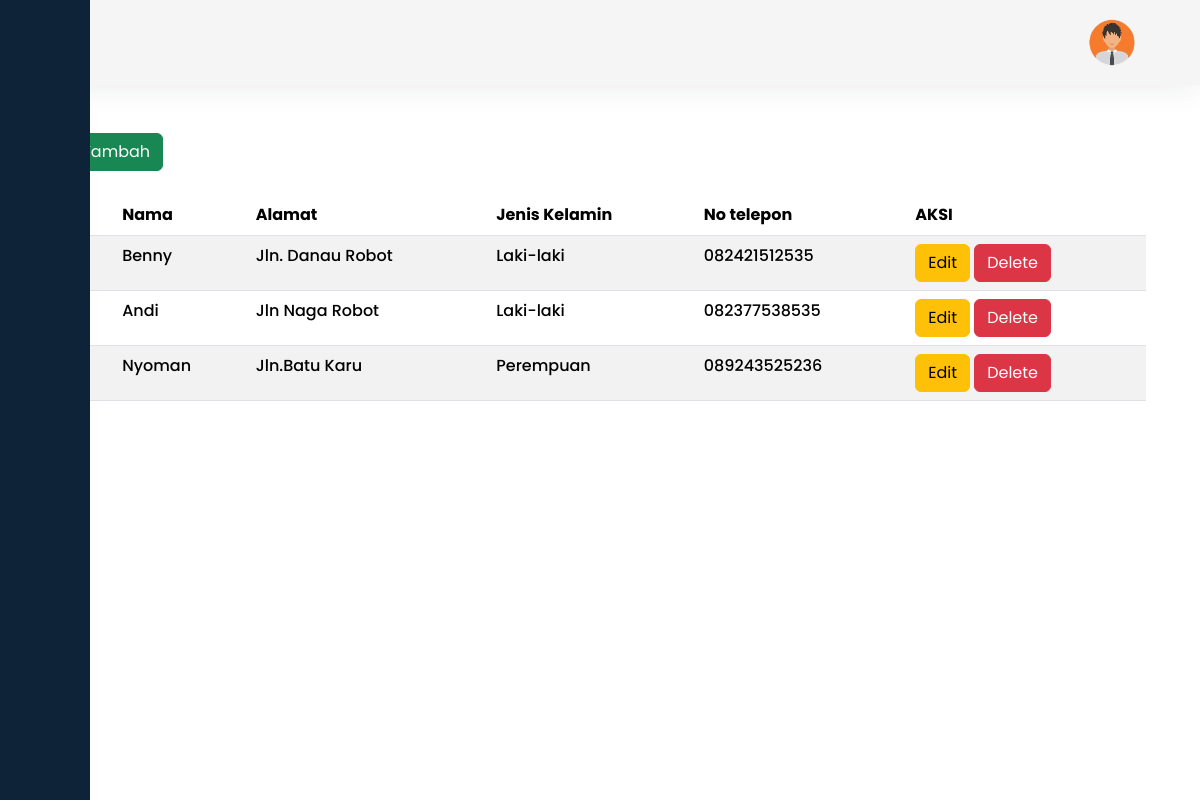
Screenshot of /dashboard.php?page=member with the database file from the repository.
### tables this page shows
CREATE TABLE `tb_member` (
  `id_member` int(11) NOT NULL,
  `nama` varchar(100) NOT NULL,
  `alamat` text NOT NULL,
  `jenis_kelamin` enum('Laki-laki','Perempuan') NOT NULL,
  `tlp` varchar(15) NOT NULL
);

### view/view_member.php (the view, shortened to what this page needs)
<body>
  <div class="container d-flex  justify-content-between">
      <a class="btn btn-success my-4" href="dashboard.php?page=tambah_member">+ Tambah</a>
  </div>
<div class="container">
    <table class="table table-striped table-hover">
        <thead>
            <tr>
                <th>No </th>
                <th>Nama </th>
                <th>Alamat</th>
                <th>Jenis Kelamin</th>
                <th>No telepon</th>
                <th colspan="2">AKSI</th>
            </tr>
        </thead>
        <tbody>
        <?php
        $no = 1;
        $data = mysqli_query($koneksi, "SELECT * FROM tb_member ");
        while($baris = mysqli_fetch_assoc($data)){
        ?>
            <tr>
                <td><?=$no++?></td>
                <td><?=$baris['nama']?></td>
                <td><?=$baris['alamat']?></td>
                <td><?=$baris['jenis_kelamin']?></td>
                <td><?=$baris['tlp']?></td>
                <td>
                    <a class="btn btn-warning" href="dashboard.php?page=edit_member&id=<?=$baris['id_member']?>">Edit</a>
                    <a class="btn btn-danger" href="./delete/delete_outlet.php?id_outlet=<?=$baris['id_member']?>">Delete</a>
                </td>
            </tr>
        <?php        }
        ?>
        </tbody>
    </table>
</div>
</body>

### style/style.css (style rules this page uses)
a { text-decoration: none; }
body { font-family: "Poppins", sans-serif; font-weight: 500; font-style: normal; }

### rows the page displays
tb_member: nama "Benny", alamat "Jln. Danau Robot", jenis_kelamin "Laki-laki", tlp "082421512535"
tb_member: nama "Andi", alamat "Jln Naga Robot", jenis_kelamin "Laki-laki", tlp "082377538535"
tb_member: nama "Nyoman", alamat "Jln.Batu Karu", jenis_kelamin "Perempuan", tlp "089243525236"
